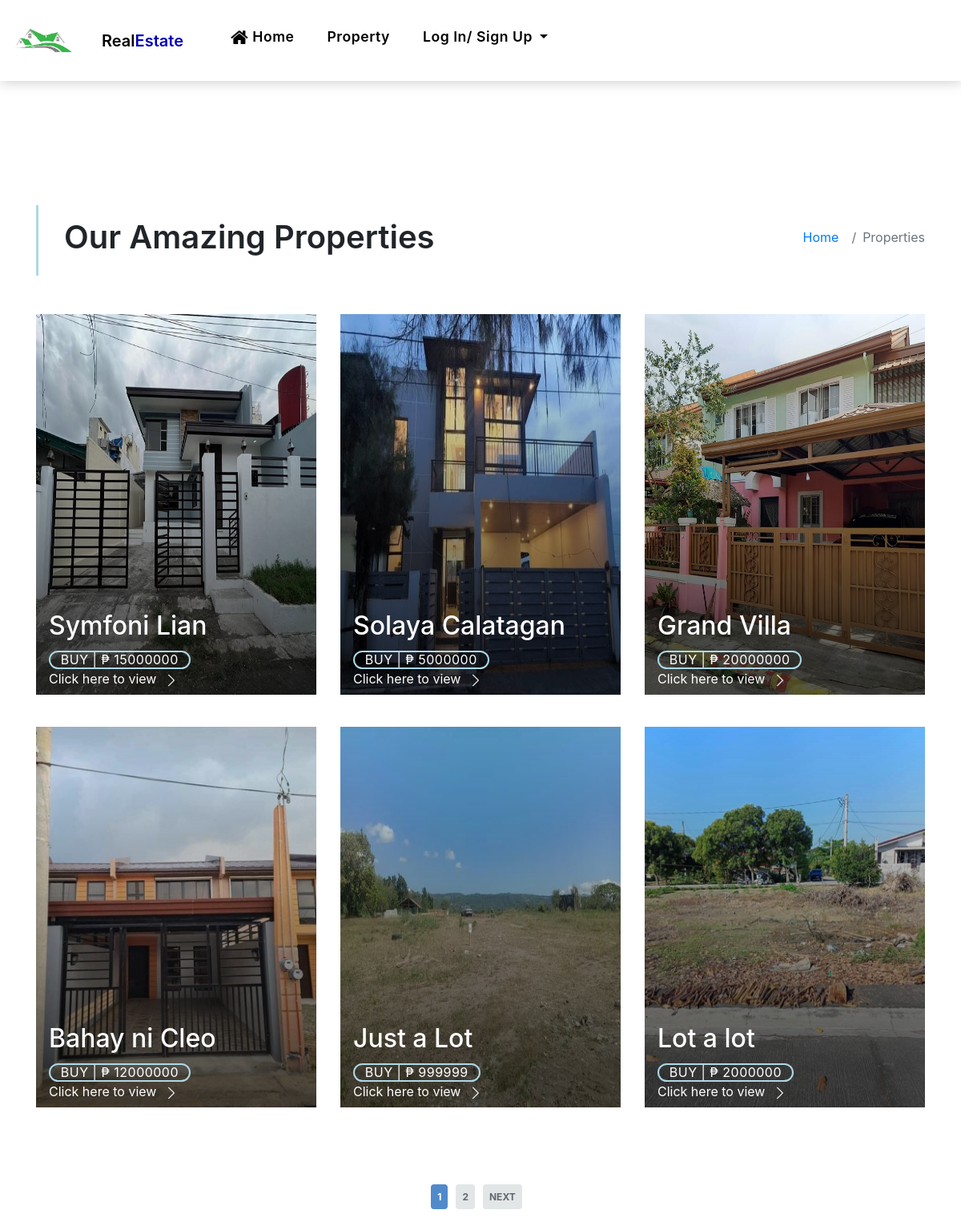
Before: /property-grid.php with the older database file.
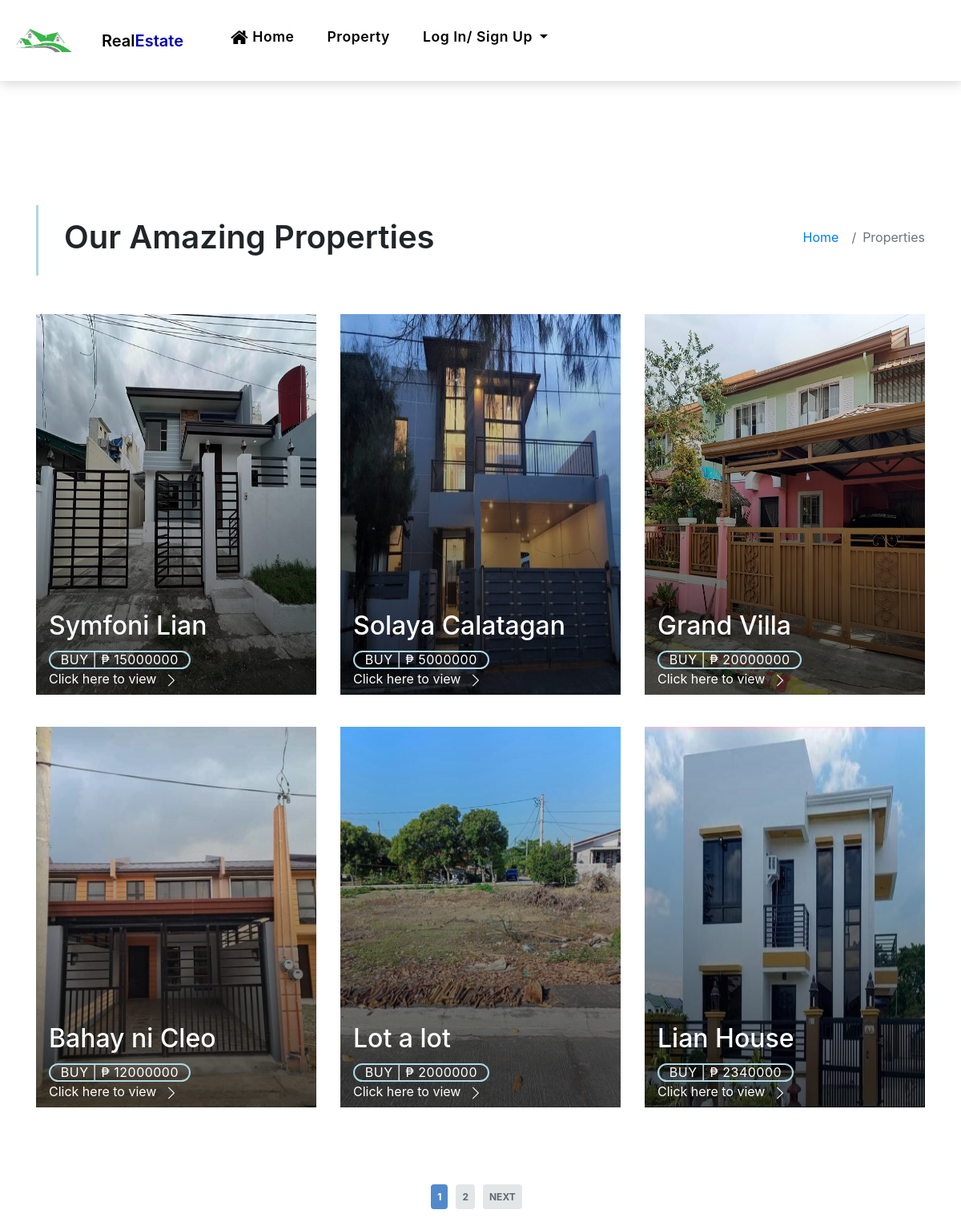
After: the same page with the newer database file.
### tables this page shows
CREATE TABLE `seller_property` (
  `id` varchar(150) NOT NULL,
  `title` varchar(150) NOT NULL,
  `more_info` text NOT NULL,
  `price` float NOT NULL,
  `sqm` float NOT NULL,
  `type` varchar(50) NOT NULL,
  `approved` varchar(5) NOT NULL,
  `status` varchar(10) NOT NULL,
  `seller_id` int(11) NOT NULL,
  `latitude` varchar(150) NOT NULL,
  `longitude` varchar(150) NOT NULL,
  `location` varchar(150) NOT NULL,
  `bedroom` int(11) NOT NULL,
  `garages` int(11) NOT NULL,
  `cr` int(11) NOT NULL,
  `image` text NOT NULL,
  `date` date NOT NULL,
  `floor_sqm` float NOT NULL
);

### property-grid.php (the view, shortened to what this page needs)
<?php include 'header.php';
global $con;
$total_pages = $con->query("SELECT * FROM `seller_property` WHERE approved = 'Yes' AND status = 'For Sale'")->num_rows;
$page = isset($_GET['page']) && is_numeric($_GET['page']) ? $_GET['page'] : 1;
$num_results_on_page = 6;
if ($stmt = $con->prepare("SELECT * FROM seller_property WHERE approved = 'Yes' AND status = 'For Sale' ORDER BY id LIMIT ?,?")) {
    $calc_page = ($page - 1) * $num_results_on_page;
    $stmt->bind_param('ii', $calc_page, $num_results_on_page);
    $stmt->execute();
    $result = $stmt->get_result();
?>
<body>
    <main id="main">
        <section class="intro-single">
            <div class="container">
                <div class="row">
                    <div class="col-md-12 col-lg-8">
                        <div class="title-single-box">
                            <h1 class="title-single">Our Amazing Properties</h1>
                        </div>
                    </div>
                    <div class="col-md-12 col-lg-4">
                        <nav aria-label="breadcrumb" class="breadcrumb-box d-flex justify-content-lg-end">
                            <ol class="breadcrumb">
                                <li class="breadcrumb-item">
                                    <a href="index.php">Home</a>
                                </li>
                                <li class="breadcrumb-item active" aria-curbuy="page">
                                    Properties
                                </li>
                            </ol>
                        </nav>
                    </div>
                </div>
            </div>
        </section>
        <section class="property-grid grid">
            <div class="container">
                <div class="row">
                    <?php while ($row = $result->fetch_assoc()): ?>
                    <div class="col-md-4">
                        <div class="card-box-a card-shadow">
                            <div class="img-box-a">
                                <?php echo '<img src="uploads/'.$row["image"].'" alt="" class="img-a img-fluid">'; ?>
                            </div>
                            <div class="card-overlay">
                                <div class="card-overlay-a-content">
                                    <div class="card-header-a">
                                        <h2 class="card-title-a">
                                            <a href="#"> <?php echo $row['title']; ?></a>
                                        </h2>
                                    </div>
                                    <div class="card-body-a">
                                        <div class="price-box d-flex">
                                            <span class="price-a">buy | ₱ <?php echo $row['price']; ?></span>
                                        </div>
                                        <?php
                                            echo '<a href="property-single.php?id='.$row["id"].'" class="link-a">Click here
                                            to view
                                            <span class="bi bi-chevron-right"></span>
                                        </a>';
                                            ?>
                                    </div>
                                </div>
                            </div>
                        </div>
                    </div>
                    <?php endwhile; ?>
                </div>
            </div>
        </section>
        <br><br>
        <div class="pagination-container">
            <?php if (ceil($total_pages / $num_results_on_page) > 0): ?>
            <ul class="pagination">
                <li class="currentpage"><a href="property-grid.php?page=<?php echo $page ?>"><?php echo $page ?></a>
                </li>
                <?php if ($page+1 < ceil($total_pages / $num_results_on_page)+1): ?><li class="page"><a
                        href="property-grid.php?page=<?php echo $page+1 ?>"><?php echo $page+1 ?></a></li>
                <?php endif; ?>
                <?php if ($page < ceil($total_pages / $num_results_on_page)): ?>
                <li class="next"><a href="property-grid.php?page=<?php echo $page+1 ?>">Next</a></li>
                <?php endif; ?>
            </ul>
            <?php endif; ?>
        </div>
    </main>
    <?php include 'footer.php'; ?>
</body>
</html>
<?php
}
?>

### header.php (shortened to what this page needs)
<link href="realestate/assets/vendor/animate.css/animate.min.css" rel="stylesheet">
<link href="realestate/assets/vendor/bootstrap/css/bootstrap.min.css" rel="stylesheet">
<link href="realestate/assets/vendor/bootstrap-icons/bootstrap-icons.css" rel="stylesheet">
<link href="realestate/assets/vendor/swiper/swiper-bundle.min.css" rel="stylesheet">
<link href="realestate/assets/css/style.css" rel="stylesheet">
<link rel="stylesheet" href="https://cdn.jsdelivr.net/npm/bootstrap@4.0.0/dist/css/bootstrap.min.css"
>
</head>
<nav class="navbar navbar-default navbar-trans navbar-expand-lg fixed-top">
    <a class="navbar-brand" href="#"><img src="realestate/assets/img/logo.png" alt="Logo" width="75" height="75"></a>
    <a style="padding: 20px" class="navbar-brand text-brand" href="index.php">Real<span class="color-b"
            style="color:#0000BA">Estate</span></a>
    <div class="collapse navbar-collapse" id="navbarSupportedContent">
        <ul class="navbar-nav mr-auto">
            <li class="nav-item">
                <a class="nav-link" href="index.php"><i class="fa fa-home fa-lg"></i> Home</a>
            </li>
            <li class="nav-item">
                <a class="nav-link " href="property-grid.php"> Property</a>
            </li>
            <li class="nav-item dropdown">
                <a class="nav-link dropdown-toggle" href="#" id="navbarDropdown" role="button" data-bs-toggle="dropdown"
                    aria-haspopup="true" aria-expanded="false">Log In/ Sign Up </a>
            </li>
        </ul>
    </div>
</nav>
<li class="nav-item dropdown">
    <a class="nav-link dropdown-toggle" href="#" id="navbarDropdown" role="button" data-bs-toggle="dropdown"
        aria-haspopup="true" aria-expanded="false">Log In/ Sign Up </a>
</li>
<link rel="stylesheet" id="cdn-js" type="text/css"
    href="https://cdnjs.cloudflare.com/ajax/libs/font-awesome/4.7.0/css/font-awesome.min.css">

### footer.php (shortened to what this page needs)
</body>

### property-grid.php (style rules this page uses)
.pagination-container { width: 100%; text-align: center; }
.pagination { list-style-type: none; padding: 10px 0; display: inline-flex; justify-content: space-between; box-sizing: border-box; }
.pagination li { box-sizing: border-box; padding-right: 10px; }
.pagination li a { box-sizing: border-box; background-color: #e2e6e6; padding: 8px; text-decoration: none; font-size: 12px; font-weight: bold; color: #616872; border-radius: 4px; }
.pagination .next a, .pagination .prev a { text-transform: uppercase; font-size: 12px; }
.pagination .currentpage a { background-color: #518acb; color: #fff; }

Changed rows visible on the page:
removed seller_property: image (picture), title "Just a Lot", price "999999"
now on this page (row edited): seller_property: image (picture), title "Lian House", price "2340000"
